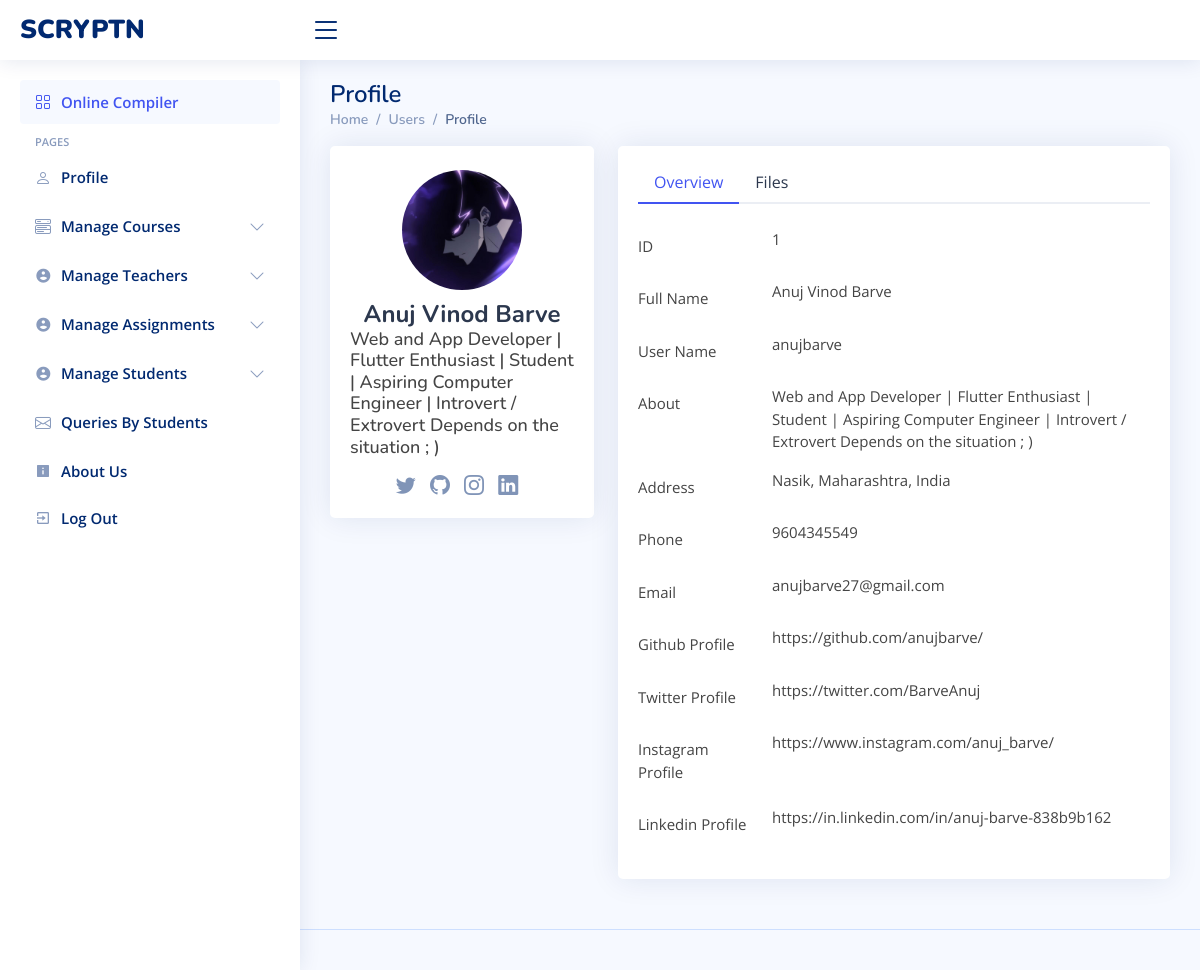
Screenshot of /admin/view_student.php?id=1 (signed in) with the database file from the repository.
### tables this page shows
CREATE TABLE `users` (
  `userID` int(11) NOT NULL,
  `userName` varchar(128) NOT NULL,
  `userEmail` varchar(128) NOT NULL,
  `userAddr` varchar(255) DEFAULT NULL,
  `userPhone` varchar(255) DEFAULT NULL,
  `userUid` varchar(128) NOT NULL,
  `userPwd` varchar(128) NOT NULL,
  `user_ln` text DEFAULT NULL,
  `user_gh` text DEFAULT NULL,
  `user_in` varchar(255) DEFAULT NULL,
  `user_tw` varchar(255) DEFAULT NULL,
  `user_desc` text DEFAULT NULL,
  `user_photo` varchar(255) DEFAULT NULL,
  `last_login` bigint(20) DEFAULT NULL,
  `assigned_course` int(11) DEFAULT NULL
);

### admin/view_student.php (the view, shortened to what this page needs)
<!DOCTYPE html>
<html lang="en">
<head>
  <link href="../assets/vendor/bootstrap/css/bootstrap.min.css" rel="stylesheet" />
  <link href="../assets/vendor/bootstrap-icons/bootstrap-icons.css" rel="stylesheet" />
  <link href="../assets/vendor/boxicons/css/boxicons.min.css" rel="stylesheet" />
  <link href="../assets/vendor/quill/quill.snow.css" rel="stylesheet" />
  <link href="../assets/vendor/quill/quill.bubble.css" rel="stylesheet" />
  <link href="../assets/vendor/remixicon/remixicon.css" rel="stylesheet" />
  <link href="../assets/vendor/simple-datatables/style.css" rel="stylesheet" />
  <link href="../assets/css/style.css" rel="stylesheet" />
</head>
<body>
  <?php include './includes/header.php'; ?>
  <?php include './includes/sidenav.php'; ?>
  <main id="main" class="main">
    <div class="pagetitle">
      <h1>Profile</h1>
      <nav>
        <ol class="breadcrumb">
          <li class="breadcrumb-item"><a href="index.html">Home</a></li>
          <li class="breadcrumb-item">Users</li>
          <li class="breadcrumb-item active">Profile</li>
        </ol>
      </nav>
    </div>
    <section class="section profile">
      <?php
      $servername = "localhost";
      $username = "root";
      $password = "";
      $databasename = "scr";
      $conn = new mysqli(
        $servername,
        $username,
        $password,
        $databasename
      );
      $id = $_GET["id"];
      $query = "SELECT * FROM `users` WHERE userID = $id";
      $result = $conn->query($query);
      $data = $result->fetch_assoc();
      ?>
      <div class="row">
      <div class="col-xl-4">
          <div class="card">
            <div class="card-body profile-card pt-4 d-flex flex-column align-items-center">
              <img src="../inc/user-data/profile-photos/<?php if($data["user_photo"]){echo $data["user_photo"];}else{echo "default.jpg";};?>" alt="Profile" class="rounded-circle" />
              <h2><?php echo $data["userName"]; ?></h2>
              <h3><?php echo $data["user_desc"]; ?></h3>
              <div class="social-links mt-2">
                <a href="<?php echo $data["user_tw"]; ?>" class="twitter"><i class="bi bi-twitter"></i></a>
                <a href="<?php echo $data["user_gh"]; ?>" class="github"><i class="bi bi-github"></i></a>
                <a href="<?php echo $data["user_in"]; ?>" class="instagram"><i class="bi bi-instagram"></i></a>
                <a href="<?php echo $data["user_ln"]; ?>" class="linkedin"><i class="bi bi-linkedin"></i></a>
              </div>
            </div>
          </div>
        </div>
        <div class="col-xl-8">
          <div class="card">
            <div class="card-body pt-3">
              <ul class="nav nav-tabs nav-tabs-bordered">
                <li class="nav-item">
                  <button class="nav-link active" data-bs-toggle="tab" data-bs-target="#profile-overview">
                    Overview
                  </button>
                </li>
                <li class="nav-item">
                  <button class="nav-link" data-bs-toggle="tab" data-bs-target="#user-files">
                    Files
                  </button>
                </li>
              </ul>
              <div class="tab-content pt-2">
                <div class="tab-pane fade show profile-overview active pt-3" id="profile-overview">
                    <div class="row mb-3">
                      <label for="fullName" class="col-md-4 col-lg-3 col-form-label">ID</label>
                      <div class="col-md-8 col-lg-9">
                        <?php echo $id?>
                      </div>
                    </div>
                    <div class="row mb-3">
                      <label for="fullName" class="col-md-4 col-lg-3 col-form-label">Full Name</label>
                      <div class="col-md-8 col-lg-9">
                       <?php echo $data["userName"];?>
                      </div>
                    </div>
                    <div class="row mb-3">
                      <label for="fullName" class="col-md-4 col-lg-3 col-form-label">User Name</label>
                      <div class="col-md-8 col-lg-9">
                        <?php echo $data["userUid"];?>
                      </div>
                    </div>
                    <div class="row mb-3">
                      <label for="about" class="col-md-4 col-lg-3 col-form-label">About</label>
                      <div class="col-md-8 col-lg-9">
                        <?php echo $data["user_desc"];?>
                      </div>
                    </div>
                    <div class="row mb-3">
                      <label for="Address" class="col-md-4 col-lg-3 col-form-label">Address</label>
                      <div class="col-md-8 col-lg-9">
                        <?php echo $data["userAddr"];?>
                      </div>
                    </div>
                    <div class="row mb-3">
                      <label for="Phone" class="col-md-4 col-lg-3 col-form-label">Phone</label>
                      <div class="col-md-8 col-lg-9">
                        <?php echo $data["userPhone"];?>
                      </div>
                    </div>
                    <div class="row mb-3">
                      <label for="Email" class="col-md-4 col-lg-3 col-form-label">Email</label>
                      <div class="col-md-8 col-lg-9">
                        <?php echo $data["userEmail"];?>
                      </div>
                    </div>
                    <div class="row mb-3">
                      <label for="Twitter" class="col-md-4 col-lg-3 col-form-label">Github Profile</label>
                      <div class="col-md-8 col-lg-9">
                        <?php echo $data["user_gh"];?>
                      </div>
                    </div>
                    <div class="row mb-3">
                      <label for="Facebook" class="col-md-4 col-lg-3 col-form-label">Twitter Profile</label>
                      <div class="col-md-8 col-lg-9">
                        <?php echo $data["user_tw"];?>
                      </div>
                    </div>
                    <div class="row mb-3">
                      <label for="Instagram" class="col-md-4 col-lg-3 col-form-label">Instagram Profile</label>
                      <div class="col-md-8 col-lg-9">
                        <?php echo $data["user_in"];?>
                      </div>
                    </div>
                    <div class="row mb-3">
                      <label for="Linkedin" class="col-md-4 col-lg-3 col-form-label">Linkedin Profile</label>
                      <div class="col-md-8 col-lg-9">
                        <?php echo $data["user_ln"];?>
                      </div>
                    </div>
                </div>
              </div>
            </div>
          </div>
        </div>
      </div>
    </section>
  </main>
  <footer id="footer" class="footer">
  </footer>
</body>
</html>

### assets/css/style.css (style rules this page uses)
:root { scroll-behavior: smooth; }
body { font-family: "Open Sans", sans-serif; background: #f6f9ff; color: #444444; }
a { color: #4154f1; text-decoration: none; }
h1, h2, h3, h4, h5, h6 { font-family: "Nunito", sans-serif; }
#main { margin-top: 60px; padding: 20px 30px; transition: all 0.3s; }
.pagetitle { margin-bottom: 10px; }
.pagetitle h1 { font-size: 24px; margin-bottom: 0; font-weight: 600; color: #012970; }
.card { margin-bottom: 30px; border: none; border-radius: 5px; box-shadow: 0px 0 30px rgba(1, 41, 112, 0.1); }
.card-body { padding: 0 20px 20px 20px; }
.breadcrumb { font-size: 14px; font-family: "Nunito", sans-serif; color: #899bbd; font-weight: 600; }
.breadcrumb a { color: #899bbd; transition: 0.3s; }
.breadcrumb .breadcrumb-item::before { color: #899bbd; }
.breadcrumb .active { color: #51678f; font-weight: 600; }
.nav-tabs-bordered { border-bottom: 2px solid #ebeef4; }
.nav-tabs-bordered .nav-link { margin-bottom: -2px; border: none; color: #2c384e; }
.nav-tabs-bordered .nav-link.active { background-color: #fff; color: #4154f1; border-bottom: 2px solid #4154f1; }
@media (min-width: 1200px) { #main, #footer { margin-left: 300px; } }
.profile .profile-card img { max-width: 120px; }
.profile .profile-card h2 { font-size: 24px; font-weight: 700; color: #2c384e; margin: 10px 0 0 0; }
.profile .profile-card h3 { font-size: 18px; }
.profile .profile-card .social-links a { font-size: 20px; display: inline-block; color: rgba(1, 41, 112, 0.5); line-height: 0; margin-right: 10px; transition: 0.3s; }
.profile .profile-overview .row { margin-bottom: 20px; font-size: 15px; }
.footer { padding: 20px 0; font-size: 14px; transition: all 0.3s; border-top: 1px solid #cddfff; }

### rows the page displays
users: user_photo (picture), userName "Anuj Vinod Barve", user_desc "Web and App Developer | Flutter Enthusiast | Student | Aspiring Computer Engineer | Introvert / Extrovert Depends on the situation ; )", userUid "anujbarve", userAddr "Nasik, Maharashtra, India", userPhone "9604345549", userEmail "anujbarve27@gmail.com", user_gh "https://github.com/anujbarve/", user_tw "https://twitter.com/BarveAnuj", user_in "https://www.instagram.com/anuj_barve/", user_ln "https://in.linkedin.com/in/anuj-barve-838b9b162"

### other values shown
$id "1"
